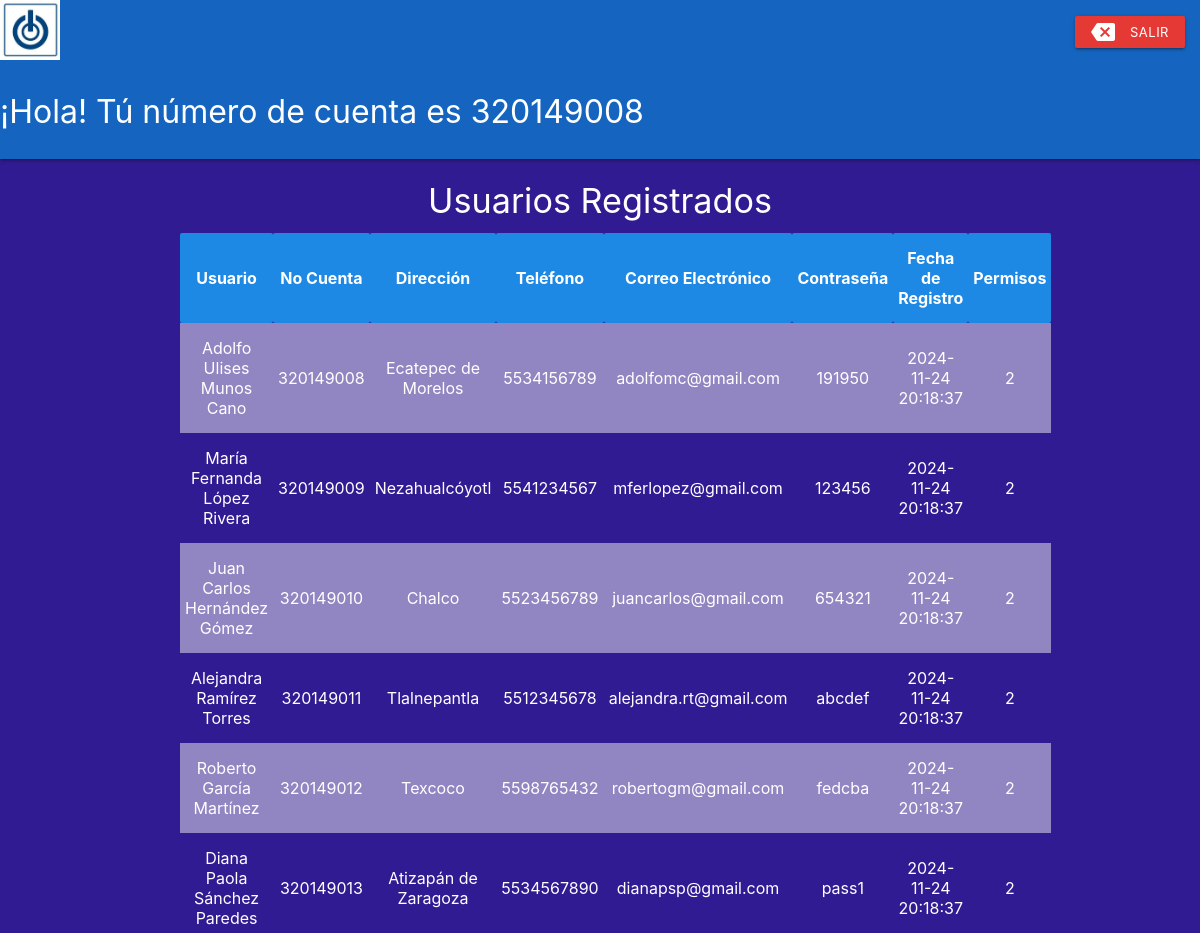
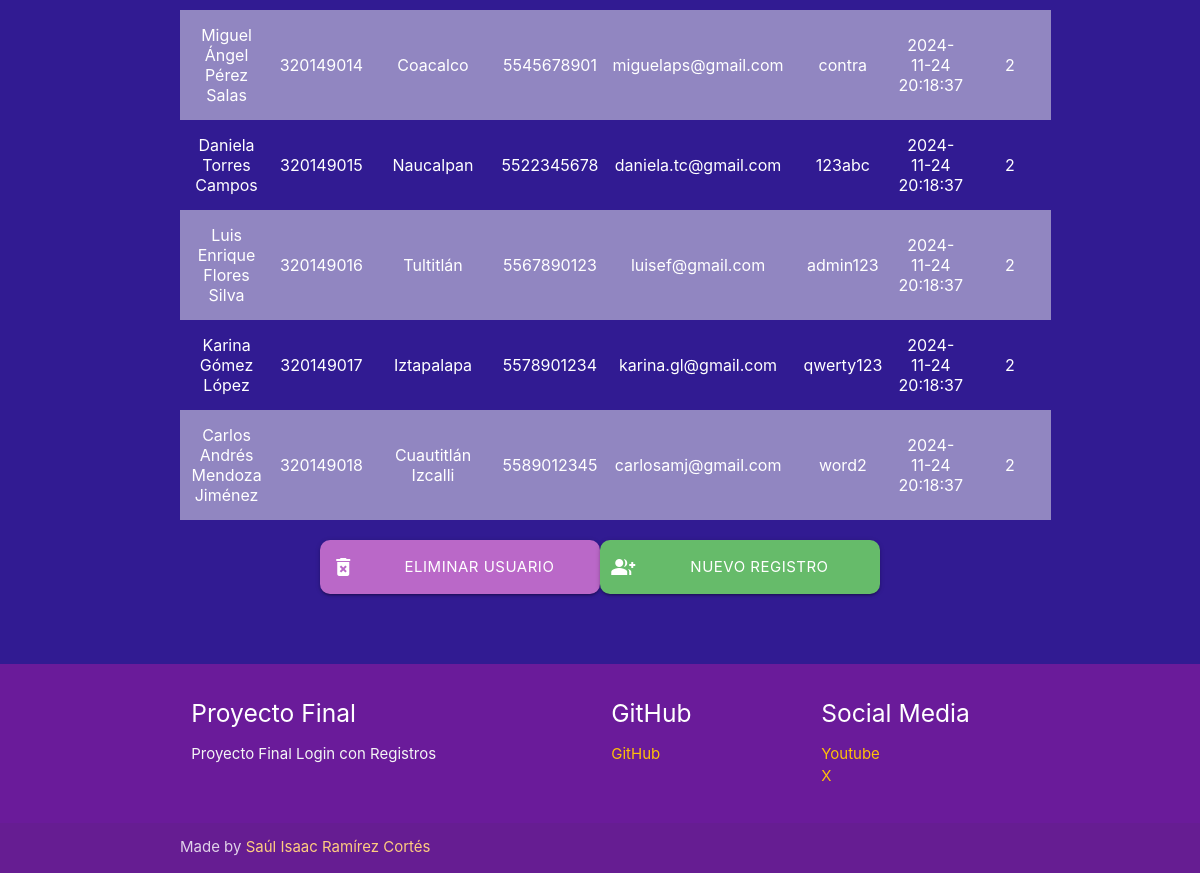
Screenshot of /Principal.php (signed in) with the database file from the repository (2 pictures, top to bottom).
### tables this page shows
CREATE TABLE `persona`(
`numero` int(11) primary key NOT NULL auto_increment,
`nombre_usuario` text not null,
`carrera` text not null,
`no_cuenta` int(10) not null,
`direccion` text not null,
`telefono` varchar (10) not null,
`email` text not null,
`password` varchar(10) not null,
`fecha_registro` datetime not null default current_timestamp,
`permisos` int(11) not null default '2'
);

### Principal.php (the view, shortened to what this page needs)
<?php
$no_cuenta = $_SESSION['usermane'];
if (!isset($no_cuenta)) {
    header("location: ./Proyecto/index.php");
} else {
    echo "
    <head>
      <title>Principal</title>
      <link href='https://fonts.googleapis.com/icon?family=Material+Icons' rel='stylesheet'>
      <link type='text/css' rel='stylesheet' href='./materialize-v1.0.0/materialize/css/materialize.css' media='screen,projection'/>
      <script src='https://cdnjs.cloudflare.com/ajax/libs/materialize/1.0.0/js/materialize.min.js'></script>
      <meta name='viewport' content='width=device-width, initial-scale=1.0'/>
      <style>
        body {
          background-color: #311b92; /* Color morado oscuro */
          color: white;
          margin: 0;
          display: flex;
          flex-direction: column;
          min-height: 100vh;
        }
        main {
          flex: 1 0 auto;
          padding-bottom: 50px;
        }
        table.striped thead {
          background-color: #1e88e5; /* Azul vivo */
        }
        table.striped tbody tr:hover {
          background-color: #ffeb3b; /* Amarillo vivo */
        }
        .btn-large {
          margin-top: 20px;
          border-radius: 10px;
        }
      </style>
      <nav class='nav-extended'>
        <div class='nav-wrapper blue darken-3'>
          <a href='#' class='brand-logo'><img src='./media/favicon.png' width=60px alt='icon'></a>
          <ul id='nav-mobile' class='right hide-on-med-and-down'>
            <li><a class='waves-effect waves-light btn-small red darken-1' href='logica/salir.php'><i class='material-icons left'>backspace</i>SALIR</a></li>
          </ul>
        </div>
        <div class='nav-content blue darken-3'>
          <span class='nav-title'>¡Hola! Tú número de cuenta es $no_cuenta</span>
        </div>
      </nav>
    </head>";
    require "./logica/conexion.php";
    mysqli_set_charset($conexion, 'utf8');
    $consulta_sql = "SELECT * FROM persona";
    $resultado = $conexion->query($consulta_sql);
    $count = mysqli_num_rows($resultado);
    echo "
    <body>
      <main>
        <div class='container'>
          <h4 class='center-align'>Usuarios Registrados</h4>
          <table class='striped centered responsive-table'>
            <thead>
              <tr>
                <th>Usuario</th>
                <th>No Cuenta</th>
                <th>Dirección</th>
                <th>Teléfono</th>
                <th>Correo Electrónico</th>
                <th>Contraseña</th>
                <th>Fecha de Registro</th>
                <th>Permisos</th>
              </tr>
            </thead>
            <tbody>";
    if ($count > 0) {
        while ($row = mysqli_fetch_assoc($resultado)) {
            echo "
              <tr>
                <td>{$row['nombre_usuario']}</td>
                <td>{$row['no_cuenta']}</td>
                <td>{$row['direccion']}</td>
                <td>{$row['telefono']}</td>
                <td>{$row['email']}</td>
                <td>{$row['password']}</td>
                <td>{$row['fecha_registro']}</td>
                <td>{$row['permisos']}</td>
              </tr>";
        }
    } else {
        echo "<tr><td colspan='8' class='center-align red-text'>Sin registros disponibles</td></tr>";
    }
    echo "
            </tbody>
          </table>
          <div class='row center-align'>
            <a class='col s12 m4 offset-m2 waves-effect waves-light btn-large purple lighten-2' href='EliminarUsuario.php'>
              <i class='material-icons left'>delete_forever</i>Eliminar Usuario
            </a>
            <a class='col s12 m4 waves-effect waves-light btn-large green lighten-1' href='Registro.php'>
              <i class='material-icons left'>group_add</i>Nuevo Registro
            </a>
          </div>
        </div>
      </main>
      <footer class='page-footer purple darken-3'>
        <div class='container'>
          <div class='row'>
            <div class='col l6 s12'>
              <h5 class='white-text'>Proyecto Final</h5>
              <p class='grey-text text-lighten-4'>Proyecto Final Login con Registros</p>
            </div>
            <div class='col l3 s12'>
              <h5 class='white-text'>GitHub</h5>
              <ul>
                <li><a class='amber-text' href='https://github.com/IsaacRamirezC11'>GitHub</a></li>
              </ul>
            </div>
            <div class='col l3 s12'>
              <h5 class='white-text'>Social Media</h5>
              <ul>
                <li><a class='amber-text' href='https://www.youtube.com/@jmv_Isaac'>Youtube</a></li>
                <li><a class='amber-text' href='https://x.com/jmv_Isaac0411'>X</a></li>
              </ul>
            </div>
          </div>
        </div>
        <div class='footer-copyright'>
          <div class='container'>
            Made by <a class='orange-text text-lighten-3'>Saúl Isaac Ramírez Cortés</a>
          </div>
        </div>
      </footer>
    </body>";
}
?>

### Principal.php (style rules this page uses)
body { background-color: #311b92; color: white; margin: 0; display: flex; flex-direction: column; min-height: 100vh; }
main { flex: 1 0 auto; padding-bottom: 50px; }
table.striped thead { background-color: #1e88e5; }
.btn-large { margin-top: 20px; border-radius: 10px; }

### rows the page displays
persona: nombre_usuario "Adolfo Ulises Munos Cano", no_cuenta "320149008", direccion "Ecatepec de Morelos", telefono "5534156789", email "adolfomc@gmail.com", password "191950", fecha_registro "2024-11-24 20:18:37", permisos "2"
persona: nombre_usuario "María Fernanda López Rivera", no_cuenta "320149009", direccion "Nezahualcóyotl", telefono "5541234567", email "mferlopez@gmail.com", password "123456", fecha_registro "2024-11-24 20:18:37", permisos "2"
persona: nombre_usuario "Juan Carlos Hernández Gómez", no_cuenta "320149010", direccion "Chalco", telefono "5523456789", email "juancarlos@gmail.com", password "654321", fecha_registro "2024-11-24 20:18:37", permisos "2"
persona: nombre_usuario "Alejandra Ramírez Torres", no_cuenta "320149011", direccion "Tlalnepantla", telefono "5512345678", email "alejandra.rt@gmail.com", password "abcdef", fecha_registro "2024-11-24 20:18:37", permisos "2"
persona: nombre_usuario "Roberto García Martínez", no_cuenta "320149012", direccion "Texcoco", telefono "5598765432", email "robertogm@gmail.com", password "fedcba", fecha_registro "2024-11-24 20:18:37", permisos "2"
persona: nombre_usuario "Diana Paola Sánchez Paredes", no_cuenta "320149013", direccion "Atizapán de Zaragoza", telefono "5534567890", email "dianapsp@gmail.com", password "pass1", fecha_registro "2024-11-24 20:18:37", permisos "2"
persona: nombre_usuario "Miguel Ángel Pérez Salas", no_cuenta "320149014", direccion "Coacalco", telefono "5545678901", email "miguelaps@gmail.com", password "contra", fecha_registro "2024-11-24 20:18:37", permisos "2"
persona: nombre_usuario "Daniela Torres Campos", no_cuenta "320149015", direccion "Naucalpan", telefono "5522345678", email "daniela.tc@gmail.com", password "123abc", fecha_registro "2024-11-24 20:18:37", permisos "2"
persona: nombre_usuario "Luis Enrique Flores Silva", no_cuenta "320149016", direccion "Tultitlán", telefono "5567890123", email "luisef@gmail.com", password "admin123", fecha_registro "2024-11-24 20:18:37", permisos "2"
persona: nombre_usuario "Karina Gómez López", no_cuenta "320149017", direccion "Iztapalapa", telefono "5578901234", email "karina.gl@gmail.com", password "qwerty123", fecha_registro "2024-11-24 20:18:37", permisos "2"
persona: nombre_usuario "Carlos Andrés Mendoza Jiménez", no_cuenta "320149018", direccion "Cuautitlán Izcalli", telefono "5589012345", email "carlosamj@gmail.com", password "word2", fecha_registro "2024-11-24 20:18:37", permisos "2"

### other values shown
$no_cuenta "320149008"
